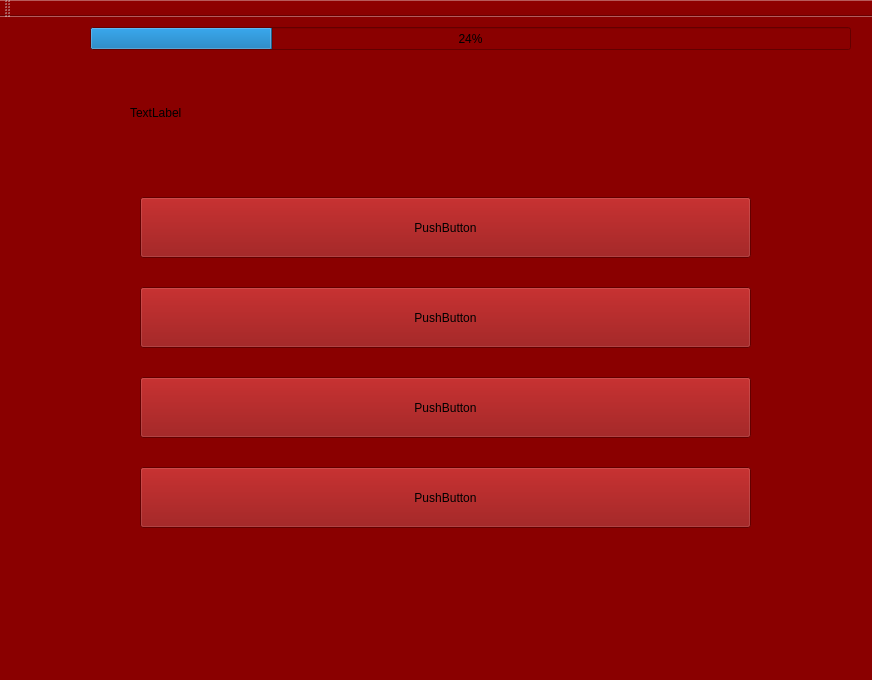
<?xml version="1.0" encoding="UTF-8"?>
<ui version="4.0">
 <class>MultipleAnswerClass</class>
 <widget class="QMainWindow" name="MultipleAnswerClass">
  <property name="geometry">
   <rect>
    <x>0</x>
    <y>0</y>
    <width>872</width>
    <height>680</height>
   </rect>
  </property>
  <property name="windowTitle">
   <string>MultipleAnswer</string>
  </property>
  <property name="styleSheet">
   <string notr="true">background-color: rgb(138, 0, 0);</string>
  </property>
  <widget class="QWidget" name="centralWidget">
   <widget class="QLabel" name="question">
    <property name="geometry">
     <rect>
      <x>130</x>
      <y>40</y>
      <width>621</width>
      <height>111</height>
     </rect>
    </property>
    <property name="text">
     <string>TextLabel</string>
    </property>
   </widget>
   <widget class="QProgressBar" name="timer">
    <property name="geometry">
     <rect>
      <x>90</x>
      <y>10</y>
      <width>761</width>
      <height>23</height>
     </rect>
    </property>
    <property name="value">
     <number>24</number>
    </property>
   </widget>
   <widget class="QPushButton" name="answer_a">
    <property name="geometry">
     <rect>
      <x>140</x>
      <y>180</y>
      <width>611</width>
      <height>61</height>
     </rect>
    </property>
    <property name="text">
     <string>PushButton</string>
    </property>
   </widget>
   <widget class="QPushButton" name="answer_b">
    <property name="geometry">
     <rect>
      <x>140</x>
      <y>270</y>
      <width>611</width>
      <height>61</height>
     </rect>
    </property>
    <property name="text">
     <string>PushButton</string>
    </property>
   </widget>
   <widget class="QPushButton" name="answer_c">
    <property name="geometry">
     <rect>
      <x>140</x>
      <y>360</y>
      <width>611</width>
      <height>61</height>
     </rect>
    </property>
    <property name="text">
     <string>PushButton</string>
    </property>
   </widget>
   <widget class="QPushButton" name="answer_d">
    <property name="geometry">
     <rect>
      <x>140</x>
      <y>450</y>
      <width>611</width>
      <height>61</height>
     </rect>
    </property>
    <property name="text">
     <string>PushButton</string>
    </property>
   </widget>
  </widget>
  <widget class="QMenuBar" name="menuBar">
   <property name="geometry">
    <rect>
     <x>0</x>
     <y>0</y>
     <width>872</width>
     <height>30</height>
    </rect>
   </property>
  </widget>
  <widget class="QToolBar" name="mainToolBar">
   <attribute name="toolBarArea">
    <enum>TopToolBarArea</enum>
   </attribute>
   <attribute name="toolBarBreak">
    <bool>false</bool>
   </attribute>
  </widget>
  <widget class="QStatusBar" name="statusBar"/>
 </widget>
 <layoutdefault spacing="6" margin="11"/>
 <resources/>
 <connections/>
</ui>
